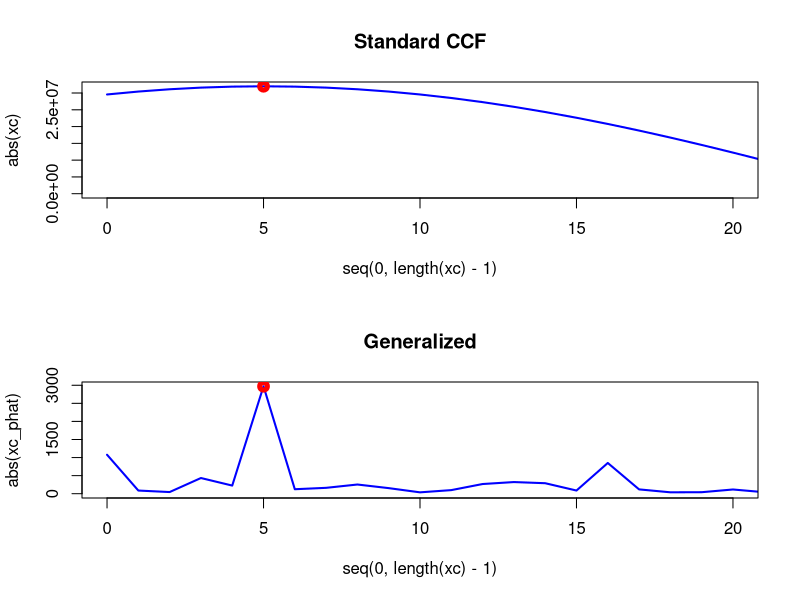

Write R code to recreate this figure.
    #31956
    
    Fs <- 8000
    dt <- 1/Fs
    f1 <- 100
    tdelay <- 0.625e-03
    t3 <- seq(0,1-dt,dt)
    
    ns <- rnorm(Fs,0,0.1)*0
    
    x3 <- cos(2*pi*f1*t3) + ns
    x4 <- cos(2*pi*f1*(t3-tdelay)) + c(rep(0,5),ns[1:(Fs-5)])
    
    xcorr_31956 <- function(x,y,normalize = FALSE)
    {
      xfft <- fft(x, 4*length(x))
      yfft <- fft(y, 4*length(x))
      
      R <- xfft*Conj(yfft);
      if (normalize)
      {
        R <- R/abs(R)
      }
      c <- fft(R, inverse=TRUE);
      
      return(c)
    }
    
    xc <- xcorr_31956(x3,x4, FALSE)
    xc_phat <- xcorr_31956(x3,x4, TRUE)
    
    par(mfrow=c(2,1))
    plot(seq(0,length(xc)-1),abs(xc), type="l", xlim=c(0,20), col="blue", lwd=2)
    ix <- which.max(abs(xc))
    points(ix-1,abs(xc[ix]), col="red", lwd=5); 
    title('Standard CCF')
    
    plot(seq(0,length(xc)-1),abs(xc_phat), type="l", xlim=c(0,20), col="blue", lwd=2)
    ix_phat <- which.max(abs(xc_phat))
    points(ix_phat-1,abs(xc_phat[ix_phat]), col="red", lwd=5); 
    title('Generalized')
    
    print(paste("Delay is",tdelay*Fs), quote = FALSE)
    print(paste("Estiamte is",which.max(abs(xc)) - 1), quote = FALSE)
    
    
           